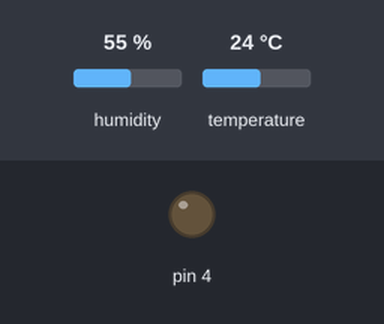
Simulated run of this sketch. Board: Arduino Uno, built with avr-gcc and run on an emulated ATmega328P. Parts: output pins drawn as LEDs (lit = HIGH). Inputs (shaded band) come from the test bench; at power-on: temperature 24 °C, humidity 55 %. What the sketch prints to the serial monitor is not drawn.

Above: at 2.8 s.
2.9 s: temperature set to 28 °C
At 5.0 s:
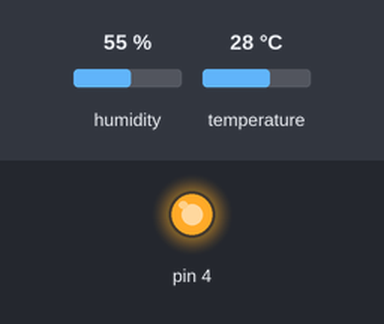
5.6 s: temperature set to 12 °C
At 6.7 s:
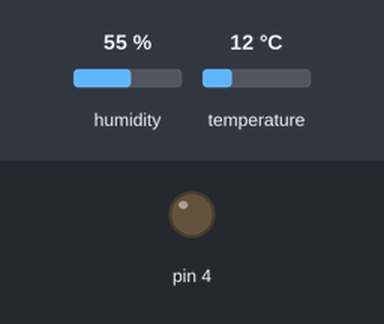
8.3 s: temperature set to 33 °C
At 11.4 s:
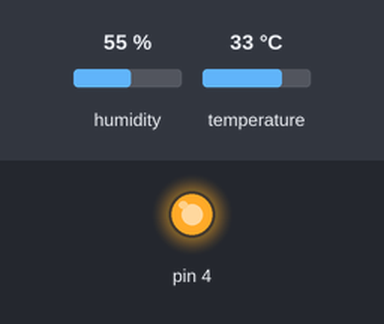
Timing chart, 0 to 12.9 s (numbered marks = the images above; inputs shaded):
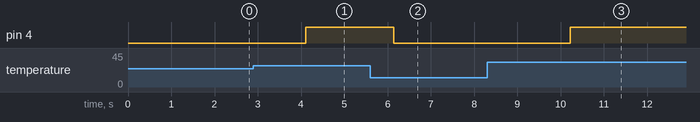

Measured:
- the behaviour switches between 26 and 27 °C on temperature (found by bisection; images 0 and 1)
- after the input at 2.9 s, pin 4: LOW → HIGH after 1.2 s
- after the input at 5.6 s, pin 4: HIGH → LOW after 0.54 s
- after the input at 8.3 s, pin 4: LOW → HIGH after 1.9 s

The sketch:

temperature.ino
```cpp
#include "DHT.h"
#define DHTPIN 2
#define DHTTYPE DHT11
DHT dht(DHTPIN, DHTTYPE);

void setup() {
  // put your setup code here, to run once:
  dht.begin();
  Serial.begin(9600);
  pinMode(4, OUTPUT);

}

void loop() {
  // put your main code here, to run repeatedly:
  float h = dht.readHumidity();
  float t = dht.readTemperature();
  Serial.print("Humidity : ");
  Serial.print(h);
  Serial.print("Temperature : ");
  Serial.print(t);


  if(t>26){
    digitalWrite(4, HIGH);
  }
  else digitalWrite(4, LOW);

}
```
